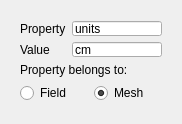
<?xml version="1.0" encoding="UTF-8"?>
<ui version="4.0">
 <class>SetFieldOrMeshStringProperty</class>
 <widget class="QDialog" name="SetFieldOrMeshStringProperty">
  <property name="geometry">
   <rect>
    <x>0</x>
    <y>0</y>
    <width>182</width>
    <height>124</height>
   </rect>
  </property>
  <property name="minimumSize">
   <size>
    <width>182</width>
    <height>124</height>
   </size>
  </property>
  <property name="windowTitle">
   <string>SetFieldOrMeshStringProperty</string>
  </property>
  <widget class="QWidget" name="layoutWidget">
   <property name="geometry">
    <rect>
     <x>9</x>
     <y>10</y>
     <width>164</width>
     <height>104</height>
    </rect>
   </property>
   <layout class="QVBoxLayout" name="verticalLayout">
    <item>
     <layout class="QFormLayout" name="formLayout">
      <item row="0" column="0">
       <widget class="QLabel" name="label">
        <property name="text">
         <string>Property</string>
        </property>
       </widget>
      </item>
      <item row="1" column="0">
       <widget class="QLabel" name="label_2">
        <property name="text">
         <string>Value</string>
        </property>
       </widget>
      </item>
      <item row="0" column="1">
       <widget class="QLineEdit" name="propertyLineEdit_">
        <property name="text">
         <string>units</string>
        </property>
       </widget>
      </item>
      <item row="1" column="1">
       <widget class="QLineEdit" name="valueLineEdit_">
        <property name="text">
         <string>cm</string>
        </property>
        <property name="maxLength">
         <number>32763</number>
        </property>
       </widget>
      </item>
     </layout>
    </item>
    <item>
     <widget class="QLabel" name="label_3">
      <property name="text">
       <string>Property belongs to:</string>
      </property>
     </widget>
    </item>
    <item>
     <layout class="QHBoxLayout" name="horizontalLayout">
      <item>
       <widget class="QRadioButton" name="fieldRadioButton_">
        <property name="text">
         <string>Field</string>
        </property>
       </widget>
      </item>
      <item>
       <widget class="QRadioButton" name="meshRadioButton_">
        <property name="text">
         <string>Mesh</string>
        </property>
        <property name="checked">
         <bool>true</bool>
        </property>
       </widget>
      </item>
     </layout>
    </item>
   </layout>
  </widget>
 </widget>
 <layoutdefault spacing="6" margin="11"/>
 <resources/>
 <connections/>
</ui>
